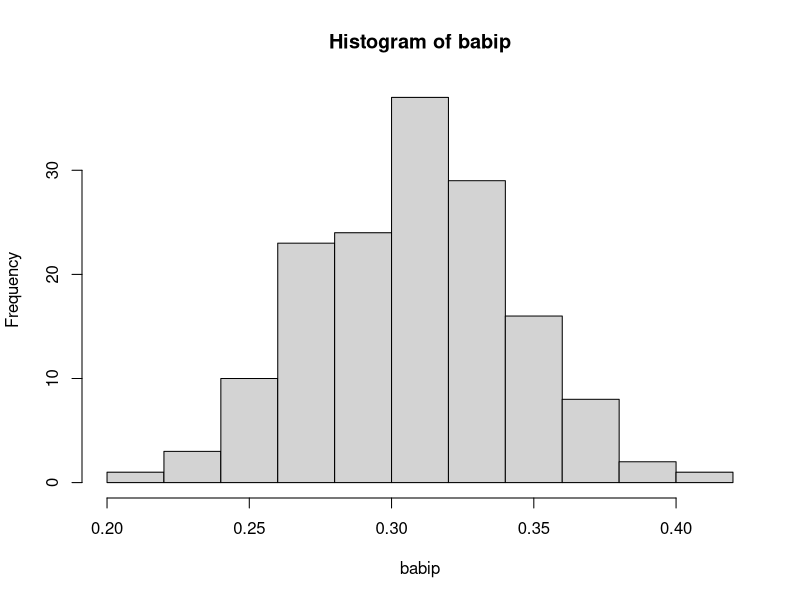

R code for this plot:
# Set your working folder
setwd("~/<path>/playerdata")

# Read in the data
players <- read.csv('players2015_9-3.csv')

# What is in your data?
head(players)

# Get BABIP stats
babip <- players$BABIP

# Histogram of BABIP
hist(babip)

# Summary of BABIP
summary(babip)
mean(babip)
var(babip)
sd(babip)

# Get some Cubs hitters
cubs <- which(players$Name %in% c("Anthony Rizzo", "Kris Bryant", "Dexter Fowler", "Addison Russell", "Chris Coghlan", "Kyle Schwarber", "Starlin Castro"))

cubsnames <- mapply(toString, players[cubs,]$Name)

cubsbabip <- babip[cubs]

# How good are these hitters
cubsbabipdev <- (cubsbabip - mean(babip))/sd(babip)

cbind(cubsnames, round(cubsbabipdev, digits=3), cubsbabip)

